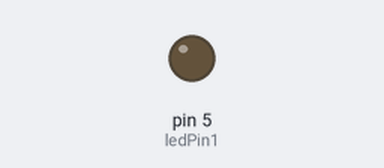
Simulated run of this sketch. Board: Arduino Uno, built with avr-gcc and run on an emulated ATmega328P. On the bench: output pins drawn as LEDs (lit = HIGH).

Above: at 0.15 s.
At 38.63 s:
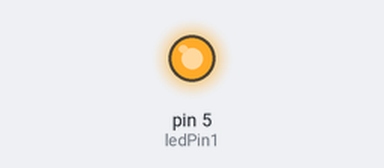
Timing chart, 0 to 40.0 s (numbered marks = the images above):
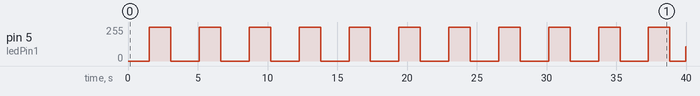

Measured:
- by itself, pin 5 (ledPin1): 0/255 → 255/255 at 1.5 s, → 0/255 1.5 s later, → 255/255 2.0 s later, → 0/255 1.5 s later, … (23 changes in this stretch)

The sketch:

PWM_Basics.ino
```cpp
//uncomment for example on how to do 4 seperate LEDs at different PMW duty cycles 2%, 10%, 50% and 100%

//// setting pin numbers
//int ledPin1 = 5,
//    ledPin2 = 6,
//    ledPin3 = 9,
//    ledPin4 = 10;
//
//void setup() {
//  // setting each pin for output
//  pinMode(ledPin1, OUTPUT);
//  pinMode(ledPin2, OUTPUT);
//  pinMode(ledPin3, OUTPUT);
//  pinMode(ledPin4, OUTPUT);
//
//}
//
//void loop() {
//  // sets ports output PWM (pulse width modulation) waves with different duty cycles:
//  analogWrite(ledPin1, map(2, 0, 100, 0, 255));
//  analogWrite(ledPin2, map(10, 0, 100, 0, 255));
//  analogWrite(ledPin3, map(50, 0, 100, 0, 255));
//  analogWrite(ledPin4, map(100, 0, 100, 0, 255));
//}

/* uncomment this for LED breathing effect */
//set pin numbers
int ledPin1 = 5;

void setup() {
  // initialize pin as output
  pinMode(ledPin1, OUTPUT);
}

void loop() {
  // call breath() cyclically
  breath(ledPin1, 6);
  delay(500);
}

void breath(int ledPin, int delayMs) {
  for (int i=0; i<=255; i++) {
    analogWrite(ledPin, i);
    delay(delayMs);
  }
  for (int i=255; i>= 0; i--) {
    analogWrite(ledPin, i);
    delay(delayMs);
  }
}
```
